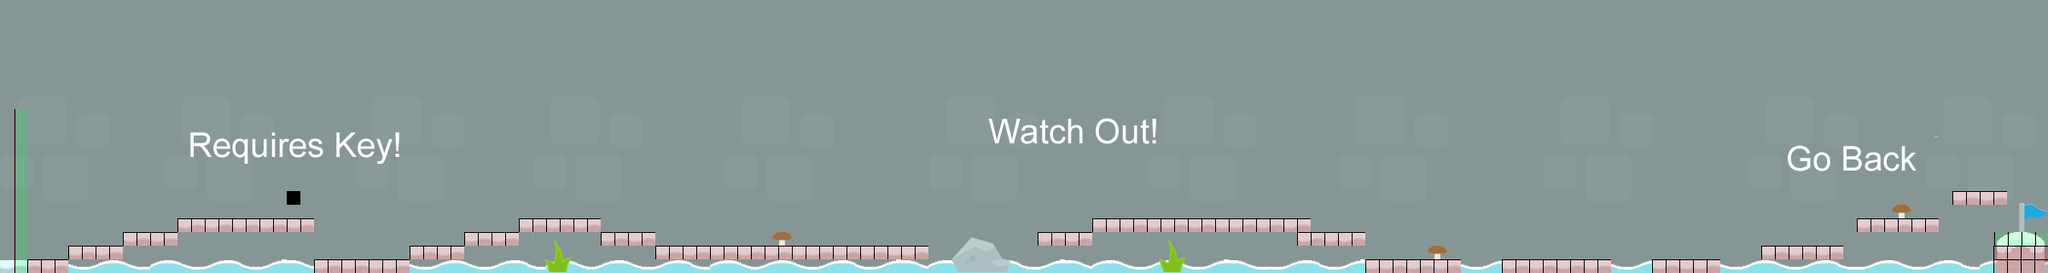

The image is a tile-based game level rendered from a .tmx file. Its description and source (layers, tilesets, objects; grid data summarised) follow:
An orthogonal 150x20 tile map with 16x16 px tiles, 5 tile layers (cav, water, bg, bgtwo, ...), 5 tilesets and 15 objects (Gate, EnemyOne, EnemyTwo, star1, star2, ...).

<map version="1.0" orientation="orthogonal" width="150" height="20" tilewidth="16" tileheight="16">
 <tileset firstgid="1" name="requireskey" tilewidth="16" tileheight="16">
  <image source="requireskey.png" width="400" height="400" />
 </tileset>
 <tileset firstgid="626" name="watertiles" tilewidth="16" tileheight="16">
  <image source="watertiles.png" width="512" height="384" />
 </tileset>
 <tileset firstgid="1394" name="meta_tiles" tilewidth="16" tileheight="16">
  <image source="meta_tiles.png" width="67" height="34" />
  <tile id="0">
   <properties>
    <property name="Stand" value="True" />
   </properties>
  </tile>
  <tile id="6">
   <properties>
    <property name="BlockRight" value="True" />
   </properties>
  </tile>
 </tileset>
 <tileset firstgid="1402" name="bg_castle" tilewidth="16" tileheight="16">
  <image source="bg_castle.png" width="256" height="256" />
 </tileset>
 <tileset firstgid="1658" name="levelonetiles" tilewidth="16" tileheight="16">
  <image source="levelonetiles.png" width="400" height="400" />
 </tileset>
 <layer name="cav" width="150" height="20">
  <data>[3000 cells, 2999 non-empty, 255 distinct tile ids]</data>
 </layer>
 <layer name="water" width="150" height="20">
  <data>[3000 cells, 118 non-empty, 12 distinct tile ids]</data>
 </layer>
 <layer name="bg" width="150" height="20">
  <data>[3000 cells, 195 non-empty, 51 distinct tile ids]</data>
 </layer>
 <layer name="bgtwo" width="150" height="20">
  <data>[3000 cells, 162 non-empty, 156 distinct tile ids]</data>
 </layer>
 <layer name="block" width="150" height="20">
  <data>[3000 cells, 151 non-empty, 2 distinct tile ids]</data>
 </layer>
 <objectgroup name="Object" width="150" height="20">
  <object name="Gate" x="96" y="276" />
  <object name="EnemyOne" x="436" y="281" />
  <object name="EnemyTwo" x="2146" y="281" />
 </objectgroup>
 <objectgroup name="starObjs" width="150" height="20">
  <object name="star1" x="151" y="265" />
  <object name="star2" x="175" y="265" />
  <object name="star3" x="794" y="285" />
  <object name="star4" x="1175" y="281" />
  <object name="star5" x="1266" y="234" />
  <object name="star8" x="2201" y="218" />
  <object name="star7" x="1831" y="282" />
  <object name="star6" x="1627" y="289" />
 </objectgroup>
 <objectgroup name="moveObjs" width="150" height="20">
  <object name="Key" x="2109" y="268" />
 </objectgroup>
 <objectgroup name="powerObjs" width="150" height="20">
  <object name="shotrefill1" x="1009" y="267" />
  <object name="platform1" x="1167" y="280" />
  <object name="shotrefill2" x="1961" y="276" />
 </objectgroup>
</map>
